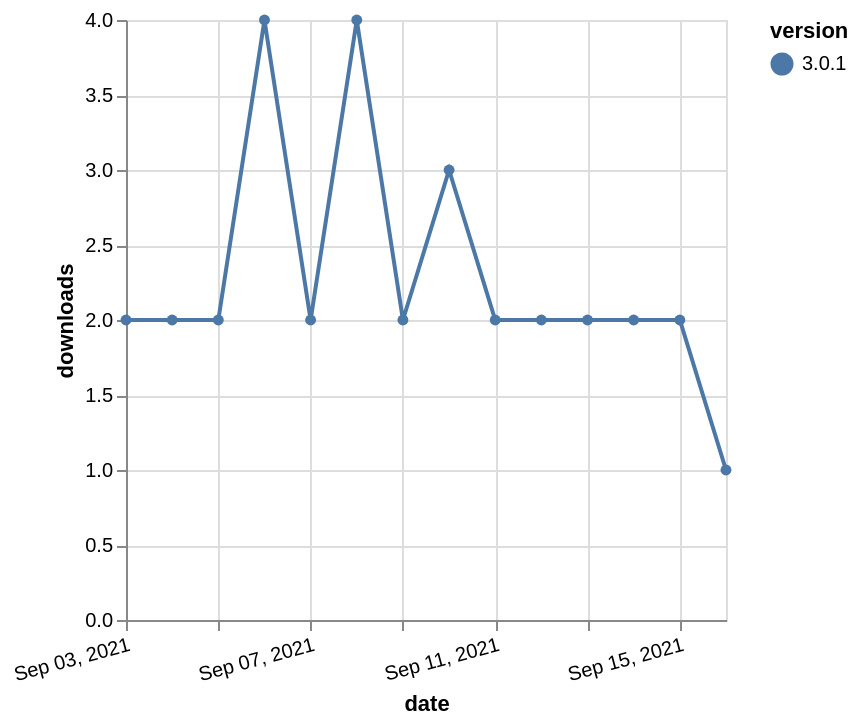

The specification (Vega-Lite) saved for this image:
### Vega-Lite specification from a JSON file in a GitHub repository (floating-point values rounded to 4 significant figures)
{"$schema": "https://vega.github.io/schema/vega-lite/v5.json", "description": "A simple bar chart with embedded data.", "data": {"values": [{"date": "2021-09-03", "total": 2938, "delta": 2, "version": "3.0.1"}, {"date": "2021-09-04", "total": 2940, "delta": 2, "version": "3.0.1"}, {"date": "2021-09-05", "total": 2942, "delta": 2, "version": "3.0.1"}, {"date": "2021-09-06", "total": 2946, "delta": 4, "version": "3.0.1"}, {"date": "2021-09-07", "total": 2948, "delta": 2, "version": "3.0.1"}, {"date": "2021-09-08", "total": 2952, "delta": 4, "version": "3.0.1"}, {"date": "2021-09-09", "total": 2954, "delta": 2, "version": "3.0.1"}, {"date": "2021-09-10", "total": 2957, "delta": 3, "version": "3.0.1"}, {"date": "2021-09-11", "total": 2959, "delta": 2, "version": "3.0.1"}, {"date": "2021-09-12", "total": 2961, "delta": 2, "version": "3.0.1"}, {"date": "2021-09-13", "total": 2963, "delta": 2, "version": "3.0.1"}, {"date": "2021-09-14", "total": 2965, "delta": 2, "version": "3.0.1"}, {"date": "2021-09-15", "total": 2967, "delta": 2, "version": "3.0.1"}, {"date": "2021-09-16", "total": 2968, "delta": 1, "version": "3.0.1"}]}, "width": "container", "mark": {"type": "line", "point": {"filled": true}}, "encoding": {"x": {"field": "date", "type": "temporal", "timeUnit": "yearmonthdate", "title": "date", "axis": {"labelAngle": -15}}, "y": {"field": "delta", "type": "quantitative", "title": "downloads"}, "color": {"field": "version", "type": "nominal"}, "tooltip": {"field": "delta"}}}
